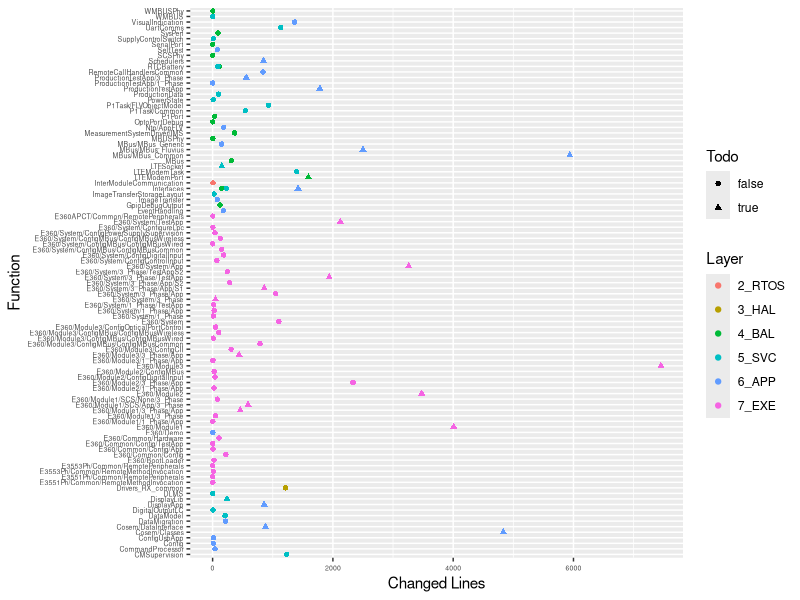

The R script that drew this image:
#!/usr/bin/Rscript
library(tidyverse)
library(ggplot2)

data <- read.csv('changes-functional-summary.csv')
data <- data %>% mutate(Changes = Plus + Minus)
head(data)

p <- ggplot(data, aes(x=Changes, y=Group)) +
    geom_point(aes(color=Layer, shape=Todo)) +
    theme(axis.text=element_text(size=5)) +
    #theme(legend.position='none') +
    labs(y='Function', x='Changed Lines')

ggsave('changes-functional-summary.png', p, dpi=300)
